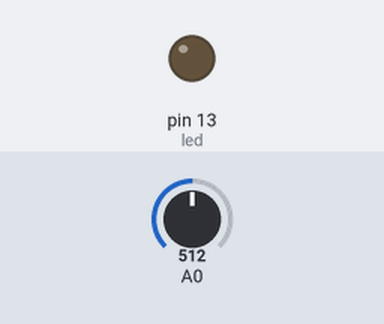
A sketch run on a simulated Arduino Uno, built with avr-gcc and run on an emulated ATmega328P. Parts: output pins drawn as LEDs (lit = HIGH). The inputs (shaded band) are chosen by the test bench; at power-on: A0 = 512. What the sketch prints to the serial monitor is not drawn.

Above: at 1.2 s.
1.3 s: A0 set to 539
2.8 s: A0 set to 562
At 4.0 s:
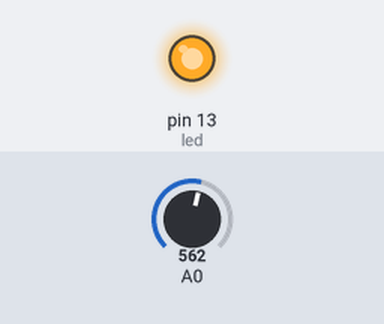
4.3 s: A0 set to 540
At 5.3 s:
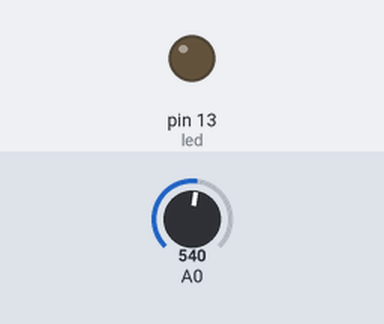
5.8 s: A0 set to 560
At 6.5 s:
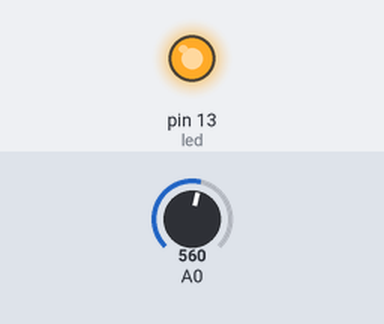
Timing chart, 0 to 8.3 s (numbered marks = the images above; inputs shaded):
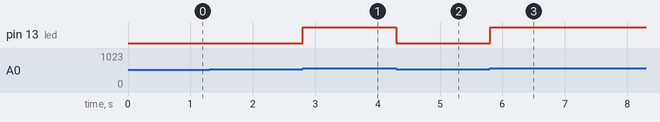

The sketch:

pulse_final.ino
```cpp
bool BPMTiming=false;
bool BeatComplete=false;
int BPM=0;
int LastTime=0;
#define UpperThreshold 550
#define LowerThreshold 500

int led=13;
void setup()
{
  Serial.begin(9600);
  pinMode(led,OUTPUT);
}


void loop(){
  int value=analogRead(0);
  //Serial.println(value);
  if(value>UpperThreshold)
  {
    digitalWrite(led,HIGH);
    if(BeatComplete)
    {
      BPM=millis()-LastTime;
      BPM=int(60/(float(BPM)/1000));
      BPMTiming=false;
      BeatComplete=false;
    }
    if(BPMTiming==false)
    {
      LastTime=millis();
      BPMTiming=true;
    }
  }
  else
  {
    digitalWrite(led,LOW);
  }

  if((value<LowerThreshold)&(BPMTiming))
    BeatComplete=true;
    Serial.println(BPM);
}
```

Measured:
- the behaviour switches between 550 and 551 on A0 (found by bisection; images 0 and 1)
- after the input at 2.8 s, pin 13 (led): LOW → HIGH at once
- after the input at 4.3 s, pin 13 (led): HIGH → LOW at once
- after the input at 5.8 s, pin 13 (led): LOW → HIGH at once
